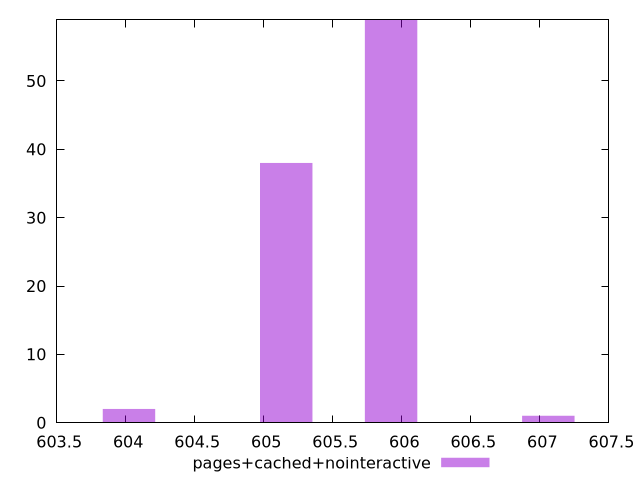

This figure's gnuplot source:
$_pagesCachedNointeractive <<EOF
605.9223911616759 59
605.1630899196188 38
607.0613430247618 1
604.0241380565328 2
EOF
set key outside below
set terminal pngcairo
set output "report_00004_2020-11-02T20-21-41.718Z/uses-rel-preload/pages+cached+nointeractive//raw_hist.png"
set yrange [0:59]
set boxwidth 0.379650621028619
set style fill transparent solid 0.5 noborder
plot $_pagesCachedNointeractive title "pages+cached+nointeractive" with boxes ,
